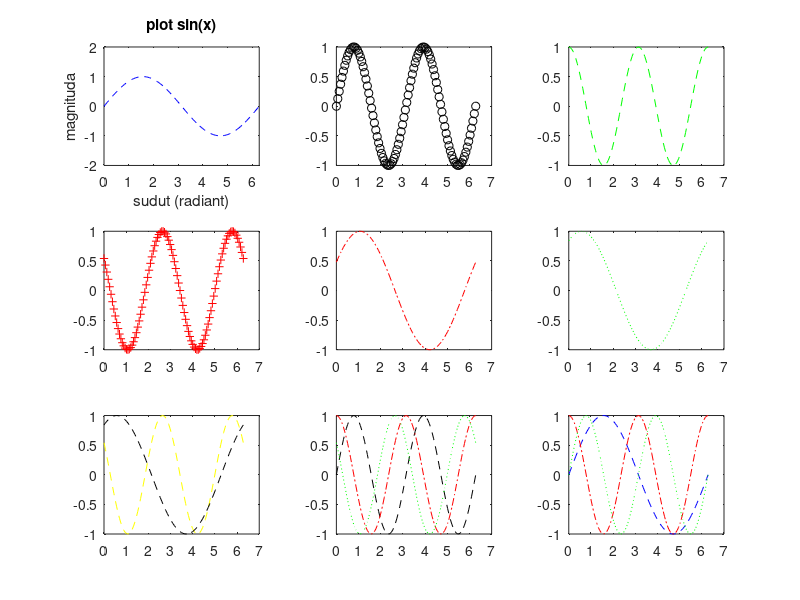

MATLAB code to generate this figure:
clc
clear

x = linspace (0,2*pi,100); 
%100 data dimulai dari 0 sampai dengan 2xpi(3,14)

y1 = sin(x);
y2 = sin(x+0.5);
y3 = sin(x+1);
y4 = sin(2*x);
y5 = cos(2*x);
y6 = cos(2*x+1);

figure(1);
subplot(3,3,1);
plot (x,y1,'b--')
axis([0 2*pi -2 2]);
title('plot sin(x)');
xlabel('sudut (radiant)');
ylabel('magnituda');

subplot(3,3,2)
plot(x,y4,'ko')
subplot(3,3,3)
plot(x,y5,'g--')
subplot(3,3,4)
plot(x,y6,'r+')
subplot(3,3,5)
plot (x,y2,'r-.')
subplot(3,3,6)
plot (x,y3,'g:')
subplot(3,3,7)
plot (x,y6,'y--',x,y3,'k--')
subplot(3,3,8)
plot (x,y4,'k--',x,y5,'r-.',x,y6,'g:')
subplot(3,3,9)
plot (x,y1,'b--',x,y5,'r-.',x,y4,'g:')